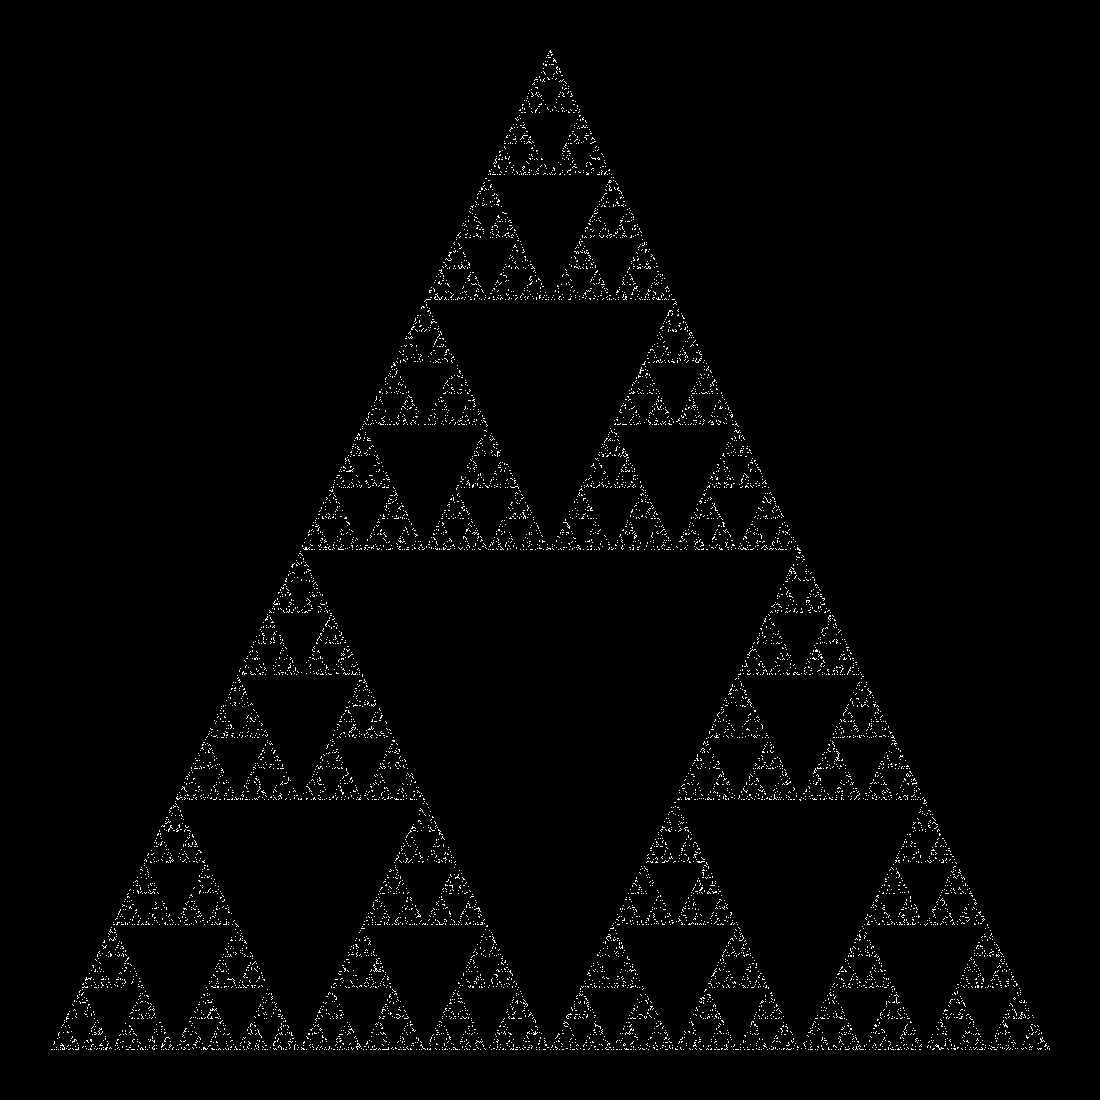

Python code for this plot:
import cv2 
import numpy as np
import random
from PIL import Image

XMAX = 1000
YMAX = 1000
BORDER = 50

corners = {1:(XMAX//2, 0), 2:(0,YMAX), 3:(XMAX,YMAX)}

def getMidPoint(x1,y1,x2,y2):
    return ((x1+x2)//2, (y1+y2)//2)

x = XMAX//2
y = YMAX//2

limg = np.zeros((XMAX+2*BORDER, YMAX+2*BORDER))

# get frames
frames = []
for i in range(20000):
    (cx,cy) = random.choice(list(corners.values()))
    (x,y) = getMidPoint(x,y,cx,cy)
    limg[BORDER+y, BORDER+x]=255 
    if i %10 == 0:
        frames.append(Image.fromarray(limg))
    if i % 1000 == 0:
        print('frame', i)
        
cv2.imwrite("sierpinski.jpg",limg)

# create gif
frame_one = frames[0]
print("saving gif ...")
frame_one.save("sierpinski.gif", format="GIF", append_images=frames,
        save_all=True, loop=0)
    